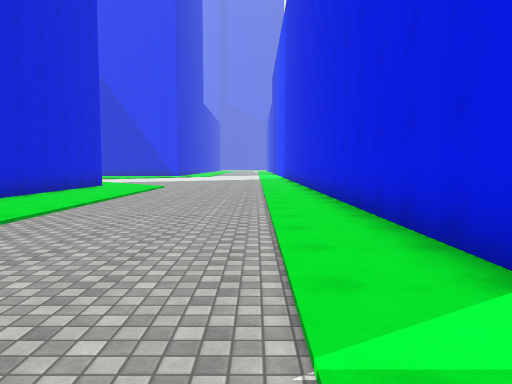
view 1 (above)

24 first-person views from a walk through a 3-D level made in the Unity game engine. The camera is 1.5 m above the floor, tilts 4° down and sees 70° across. The floor is counted in squares, 2 m on a side. Each view is taken from the middle of a square. On the plan, view 1 faces up. The plan holds only what a view shows up to about 11 squares ahead; the rest is blank. The place goes on beyond the plan. The player character is not drawn. Surface patterns are stand-ins for the level's own textures.

view 2
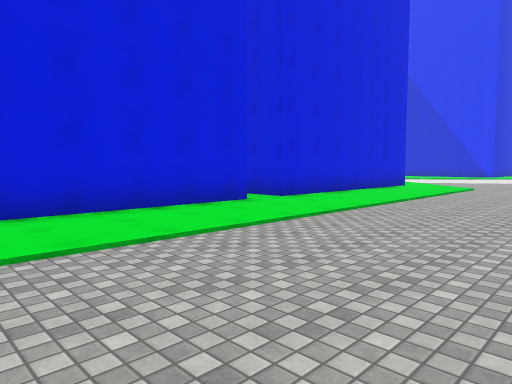

view 3
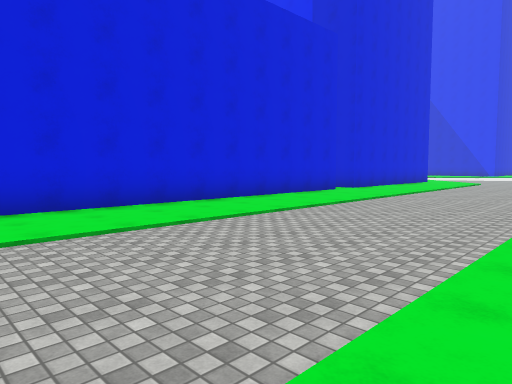

view 4
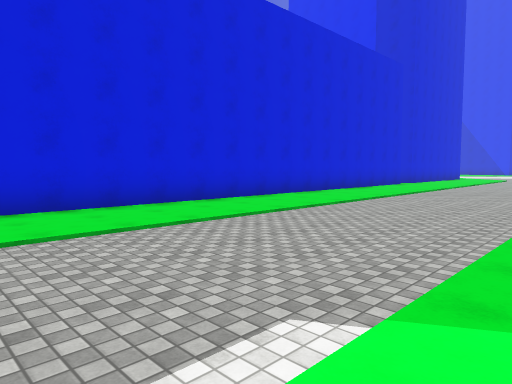

view 5
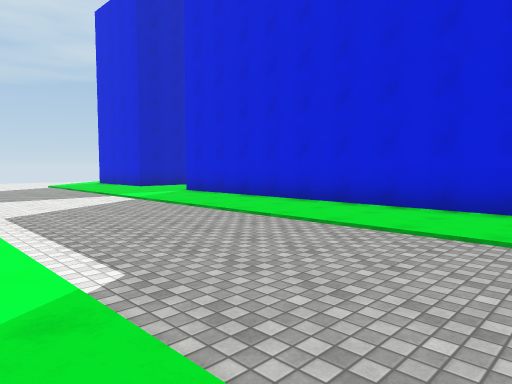

view 6
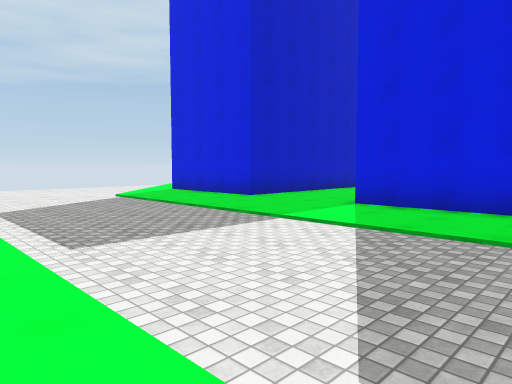

view 7
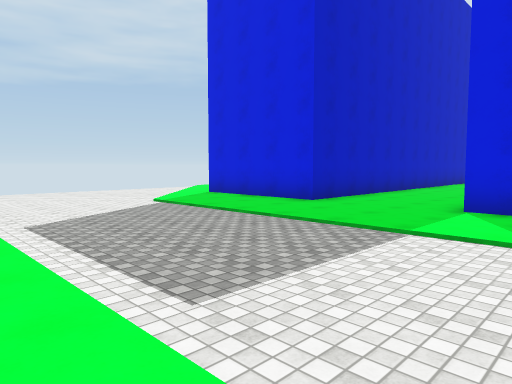

view 8
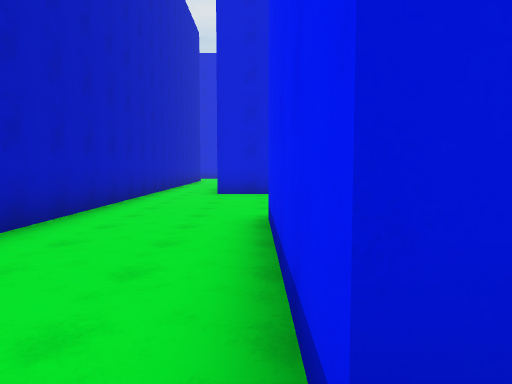

view 9
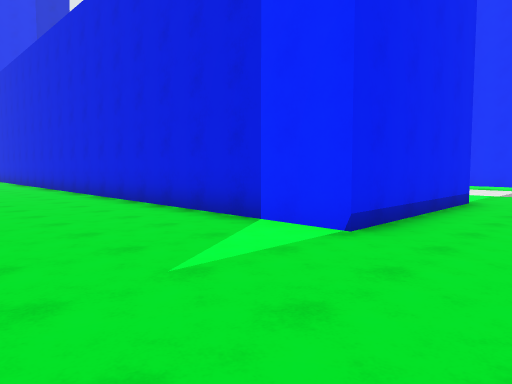

view 10
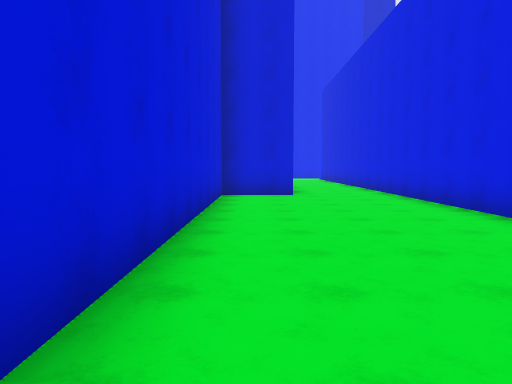

view 11
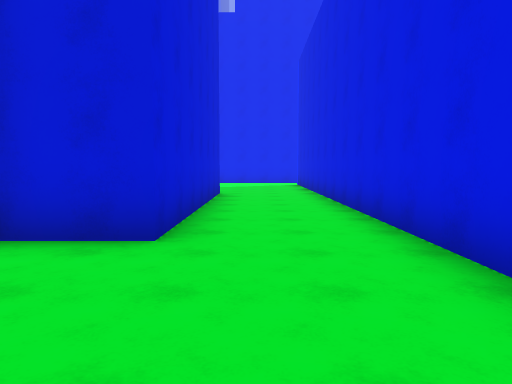

view 12
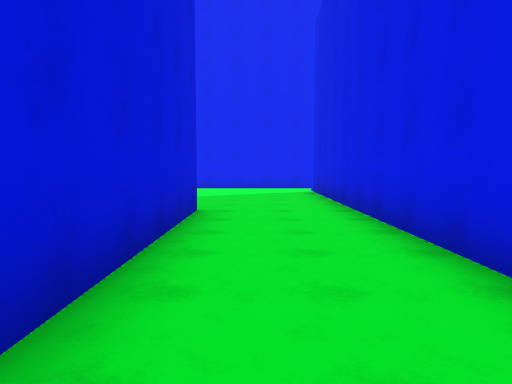

view 13
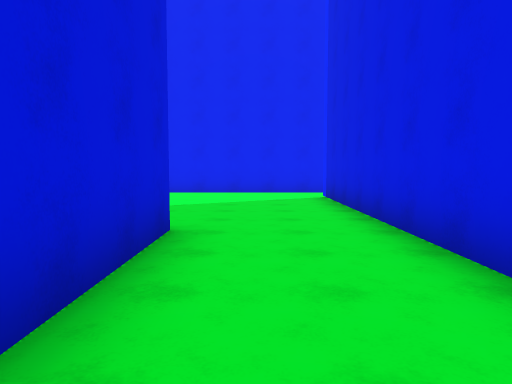

view 14
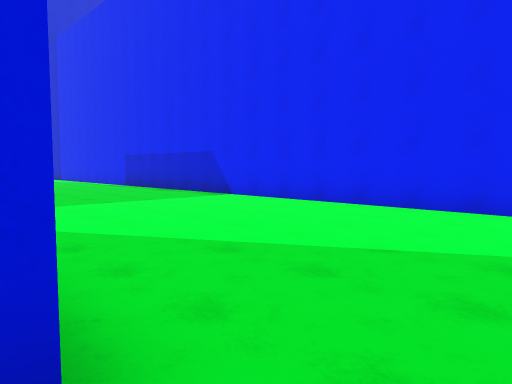

view 15
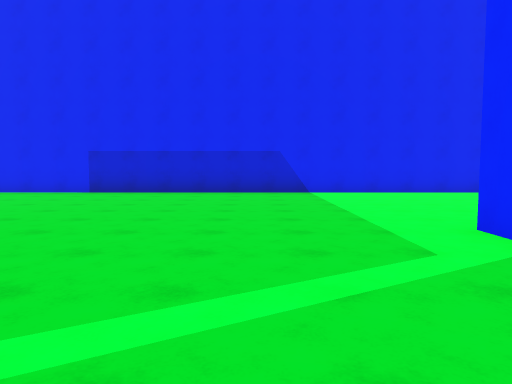

view 16
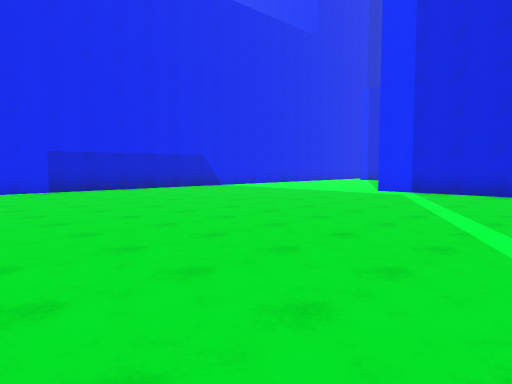

view 17
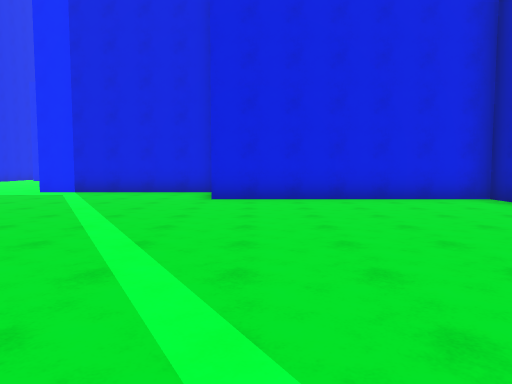

view 18
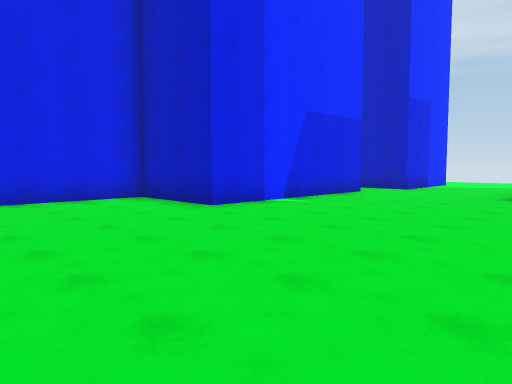

view 19
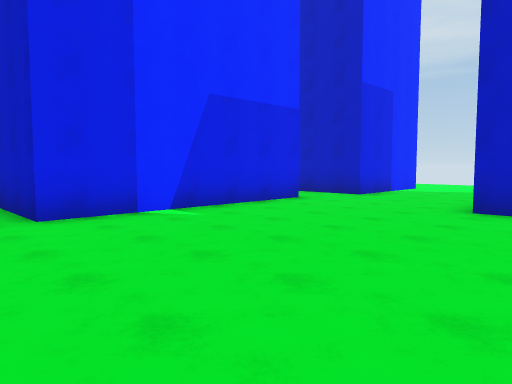

view 20
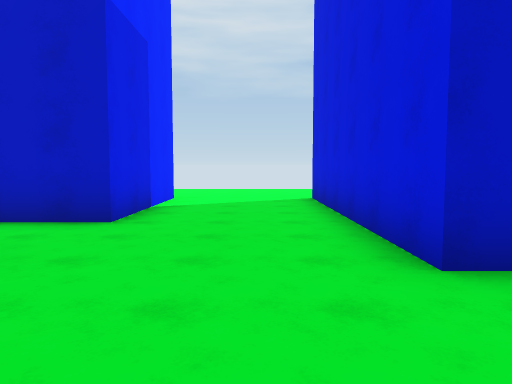

view 21
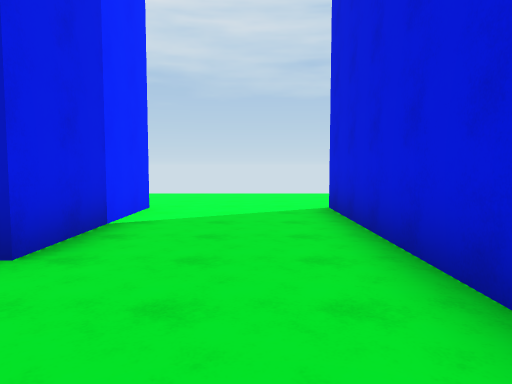

view 22
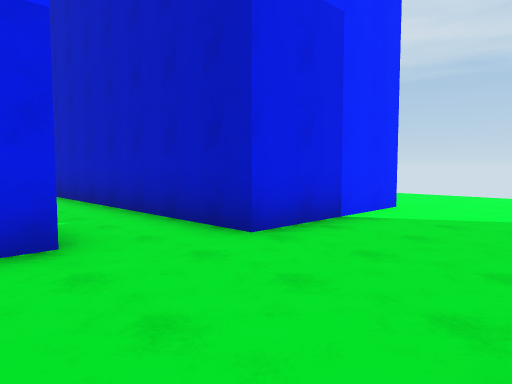

view 23
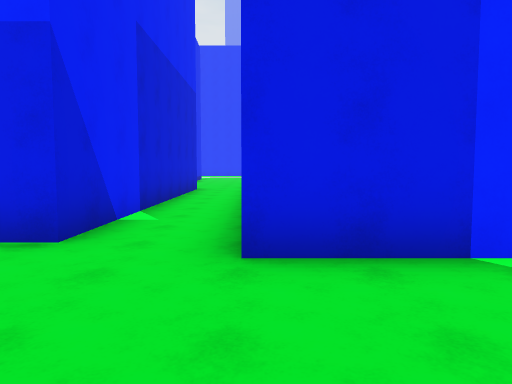

view 24
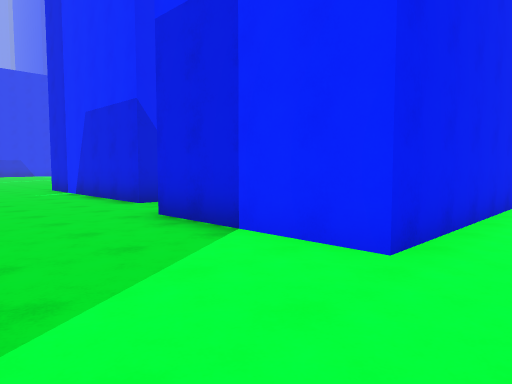

### Floor plan
Points are (right, up) in squares from view 1. A wall is a line through its corners. A room is listed if a view was taken in it or the views show most of it. See-through windows are left out.
Room 1 (views 1, 2, 3, 4, 5, 6, 7, 8, 9, 10, 11)
walls: (-13, -6.3) (-14.9, -6.3) (-14.9, -17.1); (-16, -17) (-23.4, -17); (1.7, 2.4) (1.7, 11.1); (-5.7, 5.5) (-5.7, -15.8) (-10.3, -15.8) (-10.3, -7.4); (-19.2, -22.7) (-24, -22.7); (-24, -18.9) (-5.7, -18.9) (-5.7, -22.8); (-5.7, 11.1) (-5.7, 6.6) (-6.9, 6.6)
ways out: opening at (-24.5, -23.5) to room 2; opening at (-23, -18) to room 2; opening at (-11.5, -7.5) to room 2; opening at (-10, 6) to room 2
Room 2 (views 12, 13, 14, 15, 16, 17, 18, 19, 20, 21, 22, 23, 24)
walls: (-18.4, -4.8) (-18.4, 0.4); (-13, 0.4) (-13, -6.3); (-23.4, -17) (-23.4, -11.4) (-20.6, -11.4) (-20.6, -5); (-10.3, -7.4) (-10.3, 5.5); (-27.9, -16.6) (-27.3, -16.6) (-27.3, -22.6); (-10, 6.6) (-28.5, 6.6); (-24, -22.7) (-24, -18.9)
ways out: opening at (-24.5, -23.5) to room 1; opening at (-23, -18) to room 1; opening at (-11.5, -7.5) to room 1; opening at (-10, 6) to room 1

Where each view was taken, in squares from view 1:
view 1: 0 up, 0 right, facing up
view 2: 0 up, 0 right, facing up-left
view 3: 5 down, 1 right, facing up-left
view 4: 10 down, 1 right, facing up-left
view 5: 6 down, 1 right, facing down-left
view 6: 12 down, 1 right, facing down-left
view 7: 14 down, 1 right, facing down-left
view 8: 16 down, 5 left, facing left
view 9: 18 down, 14 left, facing up-right
view 10: 16 down, 14 left, facing up
view 11: 10 down, 12 left, facing up
view 12: 6 down, 12 left, facing up
view 13: 4 down, 12 left, facing up
view 14: 0 up, 12 left, facing up-left
view 15: 4 down, 21 left, facing up
view 16: 5 down, 29 left, facing up-right
view 17: 6 down, 29 left, facing right
view 18: 7 down, 29 left, facing down-right
view 19: 10 down, 29 left, facing down-right
view 20: 14 down, 26 left, facing down
view 21: 16 down, 26 left, facing down
view 22: 16 down, 27 left, facing down-right
view 23: 19 down, 27 left, facing right
view 24: 24 down, 27 left, facing up-right
